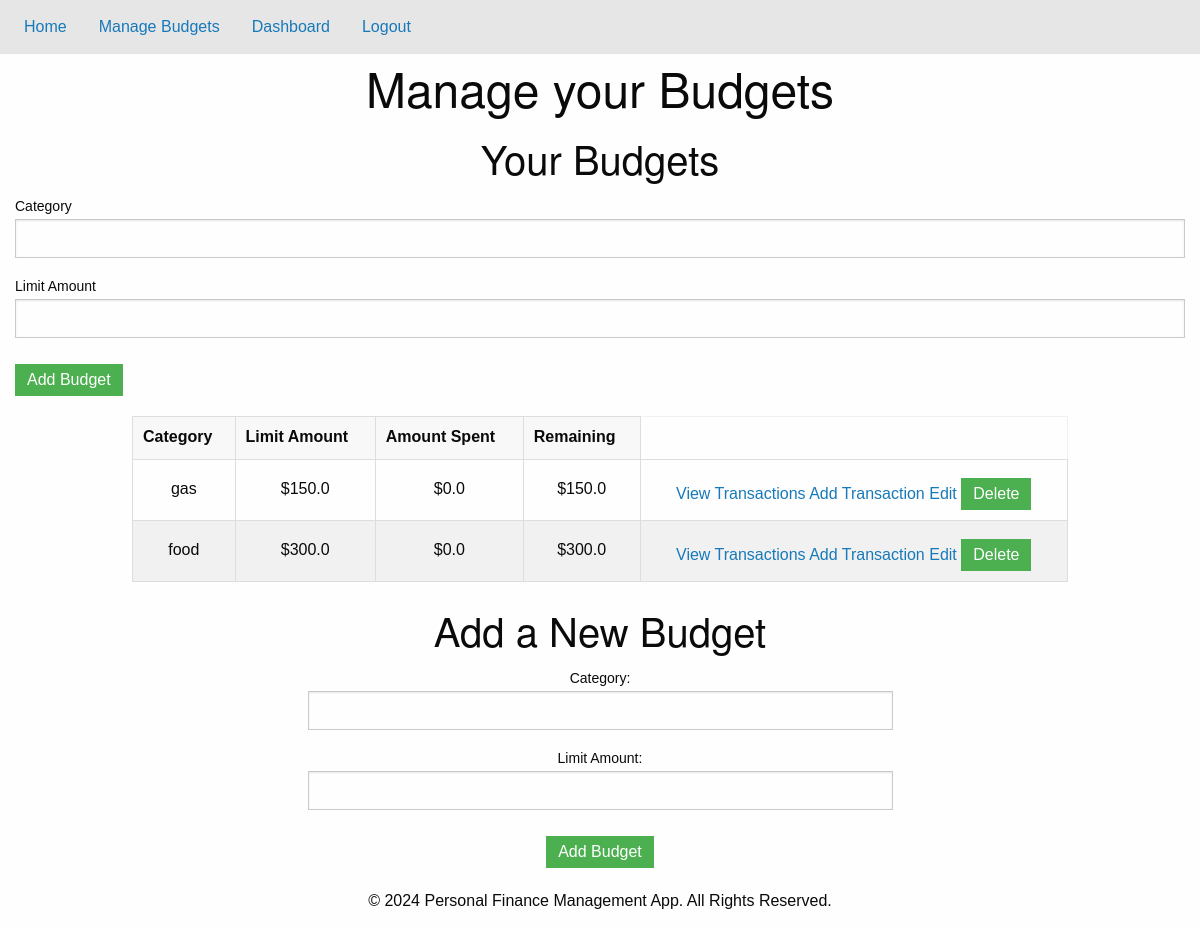
/budget (signed in), run on the app's committed database.
### tables this page shows
CREATE TABLE Budgets (
  id INTEGER PRIMARY KEY AUTOINCREMENT,
  user_id INTEGER NOT NULL,
  category TEXT NOT NULL,
  limit_amount REAL NOT NULL,
  amount_spent REAL DEFAULT 0,
  FOREIGN KEY (user_id) REFERENCES Users(id)
);

### app.py (the view)
@app.route('/budget', methods=['GET', 'POST'])
def budget():
  if 'user_id' not in session:
      return redirect(url_for('login'))
  form = BudgetForm()
  conn = get_db_connection()
  cursor = conn.cursor()
  try:
    if form.validate_on_submit():
      category = form.category.data
      limit_amount = float(form.limit_amount.data)
      user_id = session['user_id']
      cursor.execute(
          "INSERT INTO Budgets (user_id, category, limit_amount, amount_spent) VALUES (?, ?, ?, ?)",
          (user_id, category, limit_amount, 0.00)
      )
      conn.commit()
      flash("Budget added successfully!", "success")
      return redirect(url_for('budget'))
    elif request.method == 'POST':
      flash("Please correct the form errors.", "danger")
  except sqlite3.Error as e:
    conn.rollback()
    flash(f"An error occurred while adding the budget: {e}", "danger")
  finally:
    budgets = cursor.execute("SELECT * FROM Budgets WHERE user_id = ?", (session['user_id'],)).fetchall()
    conn.close()
  return render_template('budget.html', budgets=budgets, form=form)

### forms.py
class BudgetForm(FlaskForm):
  category = StringField('Category', validators=[DataRequired(), Length(max=50)])
  limit_amount = DecimalField('Limit Amount', validators=[DataRequired(), NumberRange(min=0.01)], places=2)
  submit = SubmitField('Add Budget')

### app.py (called while the page is built)
def get_db_connection():
  conn = sqlite3.connect('database.db')
  conn.row_factory = sqlite3.Row
  return conn

### templates/budget.html (shortened to what this page needs)
{% extends "base.html" %}
{% block content %}
<h1>Manage your Budgets</h1>
<section class="budget-list">
  <h2>Your Budgets</h2>
  <form action="{{ url_for('budget') }}" method="POST">
    <label for="category">{{ form.category.label}}</label>
    {{form.category(size=20)}}
    <label for="limit_amount">{{ form.limit_amount.label }}</label>
    {{ form.limit_amount() }}
    <button type="submit">Add Budget</button>
  </form>
  {% if budgets %}
    <table>
      <thead>
        <tr>
          <th>Category</th>
          <th>Limit Amount</th>
          <th>Amount Spent</th>
          <th>Remaining</th>
        </tr>
      </thead>
      <tbody>
        {% for budget in budgets %}
          <tr>
            <td>{{ budget.category }}</td>
            <td>${{ budget.limit_amount }}</td>
            <td>${{ budget.amount_spent }}</td>
            <td>${{ budget.limit_amount - budget.amount_spent }}</td>
            <td>
              <a href="{{ url_for('view_transactions', budget_id=budget['id']) }}">View Transactions</a>
              <a href="{{ url_for('add_transaction', budget_id=budget['id']) }}">Add Transaction</a>
              <a href="{{ url_for('edit_budget', budget_id=budget['id']) }}">Edit</a>
              <form action="{{ url_for('delete_budget', budget_id=budget['id']) }}" method="POST" style="display:inline;">
                <button type="submit" onclick="return confirm('Are you sure you want to delete this budget?');">Delete</button>
            </form>
            </td>
          </tr>
        {% endfor %}
      </tbody>
    </table>
  {% else %}
    <p>No budgets set. Add a new budget below!</p>
  {% endif %}
</section>
<section class="add-budget-form">
  <h2>Add a New Budget</h2>
  <form action="/budget" method="POST">
    <label for="category">Category:</label>
    <input type="text" id="category" name="category" required>
    <label for="limit_amount">Limit Amount:</label>
    <input type="number" name="limit_amount" id="limit_amount" steps="0.01" required>
    <button type="submit">Add Budget</button>
  </form>
</section>
{% endblock %}

### static/css/styles.css (style rules this page uses)
body { font-family: Arial, sans-serif; }
h1,h2 { text-align: center; }
table { width: 80%; margin: 20px auto; border-collapse: collapse; }
th, td { border: 1px solid #ddd; padding: 10px; text-align: center; }
.add-budget-form { width: 50%; margin: 20px auto; text-align: center; }
button { margin-top: 10px; padding: 8px 12px; background-color: #4CAF50; color: white; border: none; cursor: pointer; }

### data on the page
Budgets: category "gas", limit_amount "150.0", amount_spent "0.0", budget.limit_amount-budget.amount_spent "150.0"
Budgets: category "food", limit_amount "300.0", amount_spent "0.0", budget.limit_amount-budget.amount_spent "300.0"
